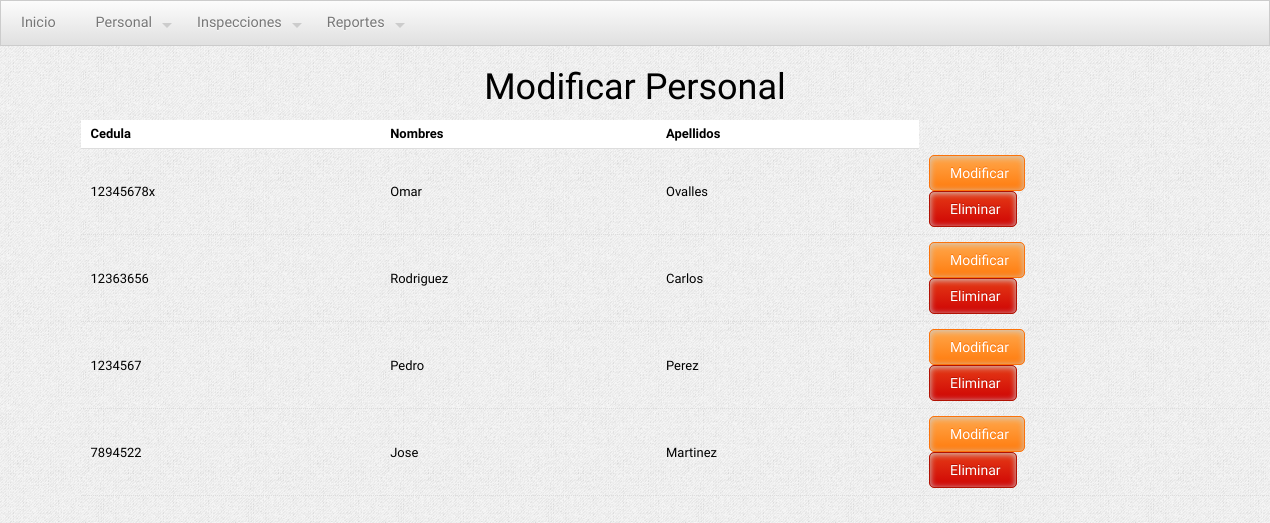
Page /modificapersonal.php on the earlier database version.
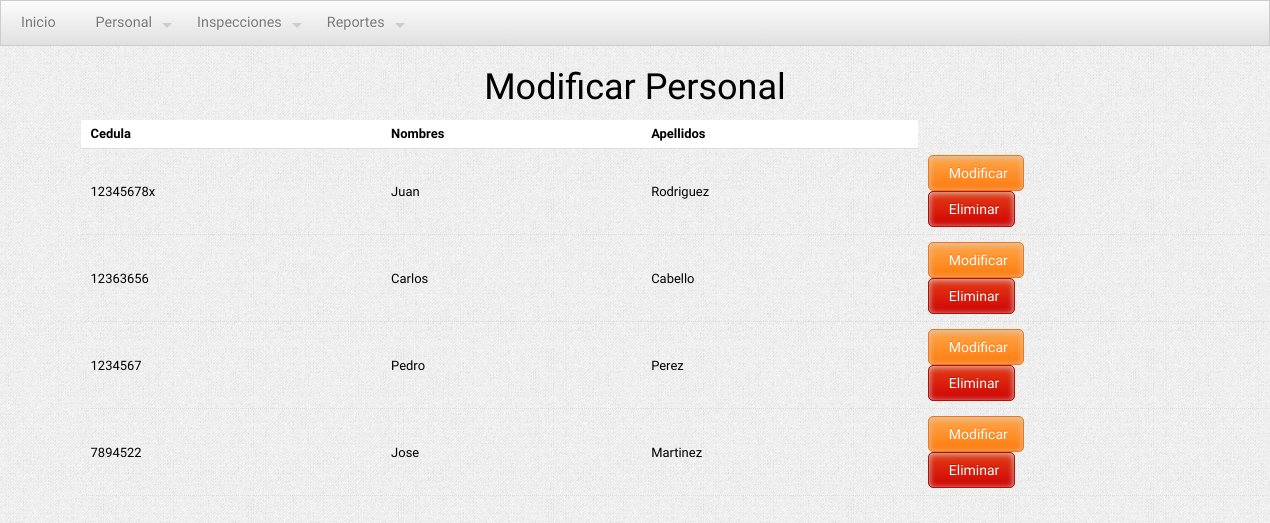
Same page on the later database version.
### tables this page shows
CREATE TABLE IF NOT EXISTS `personal` (
  `id` int(11) NOT NULL AUTO_INCREMENT,
  `cedula` varchar(12) DEFAULT NULL,
  `grado` varchar(100) DEFAULT NULL,
  `apellidos` varchar(200) DEFAULT NULL,
  `nombres` varchar(200) DEFAULT NULL,
  `departamento` varchar(300) DEFAULT NULL,
  PRIMARY KEY (`id`)
);

### backend/query-uno.php (called while the page is built)
<?php
	include 'includes/conexion.php';
	try {
		$sql = 'SELECT id,cedula,nombres,apellidos FROM personal';
		$s = $pdo->prepare($sql);
		$s->execute();
	}
	catch (PDOException $e) {
		echo 'Ha ocurrido un error.';
		exit();
	}
	while ($row = $s->fetch()) {
		$contents[] = array(
			'id' => $row['id'],
			'cedula' => $row['cedula'],
			'nombres' => $row['nombres'],
			'apellidos' => $row['apellidos']
		);
	}
?>

### modificapersonal.php (the view, shortened to what this page needs)
<?php
	include 'backend/query-uno.php';
?>
<!DOCTYPE html>
<html>
	<head>
		<link rel="stylesheet" type="text/css" href="css/kickstart.css" media="all" />
		<link rel="stylesheet" type="text/css" href="style.css" media="all" />
	</head>
	<body>
		<header>
			<nav>
				<ul class="menu">
					<li><a href="index.php">Inicio</a></li>
					<li><a>Personal</a>
					</li>
					<li><a>Inspecciones</a>
					</li>
					<li><a>Reportes</a>
					</li>
				</ul>
			</nav>
		</header>
		<div id="main">
			<div class="col_12" id="cpersonal">
				<h3>Modificar Personal</h3>
				<table class="striped">
					<thead>
						<th>Cedula</th>
						<th>Nombres</th>
						<th>Apellidos</th>
					</thead>
					<tbody>
						<?php
							foreach($contents as $content):
							$cedula = $content['cedula'];
						?>
						<tr>
							<td>
								<?php echo $cedula; ?>
							</td>
							<td>
								<?php echo $content['nombres']; ?>
							</td>
							<td>
								<?php echo $content['apellidos']; ?>
							</td>
							<td>
								<form method="post" action="modificarpersonal.php">
									<input type="submit" class="orange" value="Modificar">
								</form>
								<form method="post" action="backend/eliminarpersonal.php">
									<input type="submit" class="red" value="Eliminar">
								</form>
							</td>
						</tr>
						<?php endforeach; ?>
					</tbody>
				</table>
			</div>
		</div>
	</body>
</html>

### css/kickstart.css (style rules this page uses)
* { -webkit-box-sizing: border-box; -moz-box-sizing: border-box; box-sizing: border-box; }
a { color:#4D99E0;outline:0; }
article,aside,details,figcaption,figure, footer,header,hgroup,menu,nav,section { display:block; }
h1,h2,h3,h4,h5,h6 { font-weight:bold; line-height:140%; }
h3 { font-size:2.5em; margin:10px 0 10px 0; line-height:130%; }
ul, ol { padding:0; margin:0 0 20px 25px; }
li { padding:5px 0; margin:0; }
table { width:100%;margin:0 0 10px 0;text-align:left;border-collapse: collapse; }
thead, tbody { margin:0;padding:0; }
th, td { padding:7px 10px;font-size:0.9em;border-bottom:1px dotted #ddd;text-align:left; }
thead th { font-size:0.9em;padding:3px 10px;border-bottom:1px solid #ddd; }
table.striped thead th { background:#fff; }

### style.css (style rules this page uses)
h1,h2,h3,h4,h5,h6 { font-family: "Arimo", arial, verdana, sans-serif; font-weight:normal; }
thead th, tbody th { font-family: "Arimo", arial, verdana, sans-serif; }
button, a.btn, input[type="submit"], input[type="reset"], input[type="button"] { font-family: "Arimo", arial, verdana, sans-serif; }
.menu { font-family: "Arimo", arial, verdana, sans-serif; }
body { margin:0; padding:0 0 0 0; color:#000; background:#efefef url(css/img/gray_jean.png); font:normal 0.9em/150% 'Arimo', arial, verdana, sans-serif; text-shadow: 0px 0px 1px transparent; }
#cpersonal { text-align: center; }
#cpersonal table { width: 100%; margin: 0 70px; }

### css/kickstart-buttons.css (style rules this page uses)
button, a.btn, a.btn:visited, a.button, a.button:visited, input[type="submit"], input[type="reset"], input[type="button"] { position:relative; top:0; left:0; vertical-align: middle; margin:0; padding:10px 15px; line-height:100%; -moz-border-radius:5px; -webkit-border-radius:5px; border-radius:5px; cursor: pointer; width:auto; overflow:visible; font-weight:normal; font-size:14px; text-shadow:0 1px 0 #fff; color:#666; text-decoration:none; vertical-align: middle; -webkit-box-sizing: border-box; -moz-box-sizing: border-box; box-sizing: border-box; display:inline-block; *display:inline; zoom:1; border:1px solid #ccc; background: rgb(252,252,252); background: -moz-linear-gradient(top, rgba(252,252,252,1) 0%, rgba(224,224,224,1) 100%); background: -webkit-gradient(linear, left top, left bottom, color-stop(0%,rgba(252,252,252,1)), color-stop(100%,rgba(224,224,224,1))); background: -webkit-linear-gradient(top, rgba(252,252,252,1) 0%,rgba(224,224,224,1) 100%); background: -o-linear-gradient(top, rgba(252,252,252,1) 0%,rgba(224,224,224,1) 100%); filter: progid:DXImageTransform.Microsoft.gradient( startColorstr='#fcfcfc', endColorstr='#e0e0e0',GradientType=0 ); background: linear-gradient(top, rgba(252,252,252,1) 0%,rgba(224,224,224,1) 100%); }
button, input[type="submit"], input[type="reset"], input[type="button"] { *padding:7px 15px; }
button.orange, a.btn.orange, a.button.orange, input[type=submit].orange, input[type=reset].orange, input[type=button].orange { text-shadow:0 -1px 0 #FC730A; color:#fff; border:1px solid #FC730A; background: rgb(255,168,76); background: -moz-linear-gradient(top, rgba(255,168,76,1) 0%, rgba(255,123,13,1) 100%); background: -webkit-gradient(linear, left top, left bottom, color-stop(0%,rgba(255,168,76,1)), color-stop(100%,rgba(255,123,13,1))); background: -webkit-linear-gradient(top, rgba(255,168,76,1) 0%,rgba(255,123,13,1) 100%); background: -o-linear-gradient(top, rgba(255,168,76,1) 0%,rgba(255,123,13,1) 100%); background: linear-gradient(top, rgba(255,168,76,1) 0%,rgba(255,123,13,1) 100%); filter: progid:DXImageTransform.Microsoft.gradient( startColorstr='#ffa84c', endColorstr='#ff7b0d',GradientType=0 ); }
button.red, a.btn.red, a.button.red, input[type=submit].red, input[type=reset].red, input[type=button].red { text-shadow:0 -1px 0 #B21203; color:#fff; border:1px solid #B21203; background: rgb(229,60,22); background: -moz-linear-gradient(top, rgba(229,60,22,1) 0%, rgba(207,4,4,1) 100%); background: -webkit-gradient(linear, left top, left bottom, color-stop(0%,rgba(229,60,22,1)), color-stop(100%,rgba(207,4,4,1))); background: -webkit-linear-gradient(top, rgba(229,60,22,1) 0%,rgba(207,4,4,1) 100%); background: -o-linear-gradient(top, rgba(229,60,22,1) 0%,rgba(207,4,4,1) 100%); background: linear-gradient(top, rgba(229,60,22,1) 0%,rgba(207,4,4,1) 100%); filter: progid:DXImageTransform.Microsoft.gradient( startColorstr='#e53c16', endColorstr='#cf0404',GradientType=0 ); }

Differences in the rows shown:
changed personal: nombres "Omar" → "Juan"; apellidos "Ovalles" → "Rodriguez"
changed personal "Carlos": nombres "Rodriguez" → "Carlos"; apellidos "Carlos" → "Cabello"
